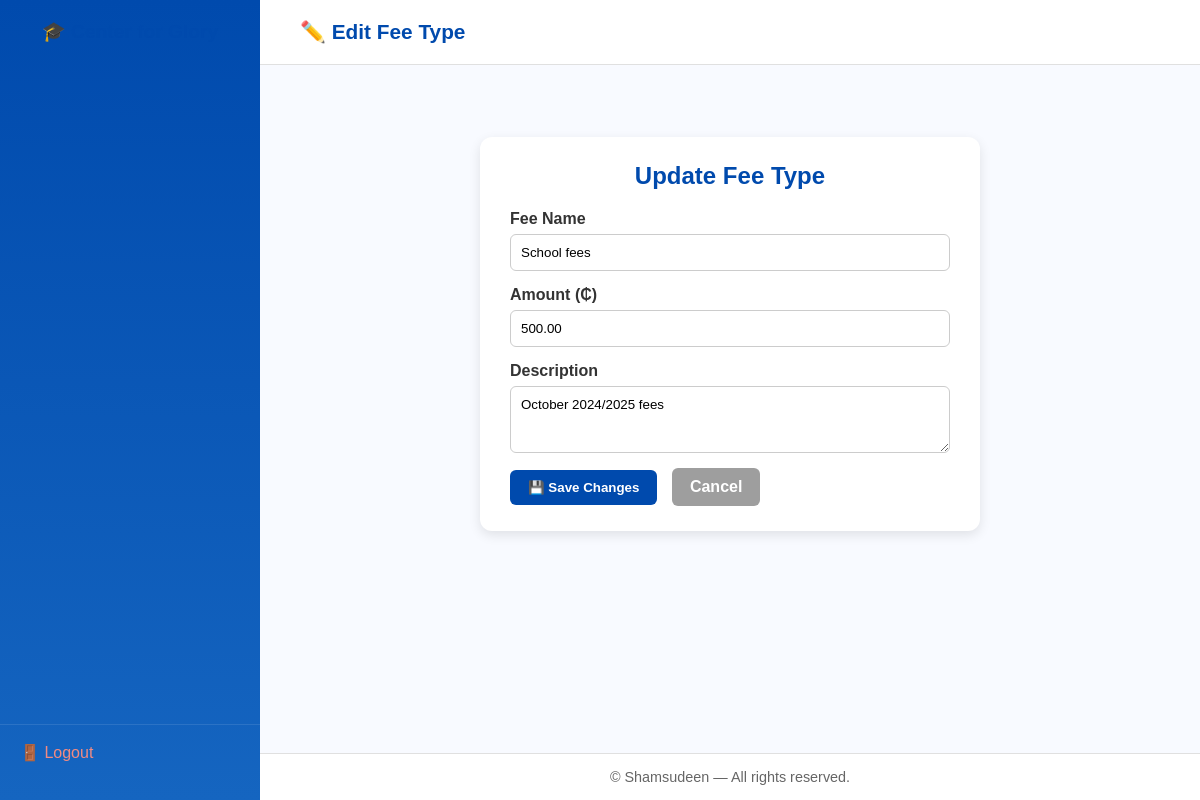
The page /finance/edit/6/ on the database its author committed.
### finance/models.py (models this page shows, shortened)
class FeeType(models.Model):
    name = models.CharField(max_length=100, unique=True)
    description = models.TextField(blank=True, null=True)
    amount = models.DecimalField(max_digits=10, decimal_places=2, validators=[MinValueValidator(0)])
    is_active = models.BooleanField(default=True)

### finance/views.py (the view)
# urls.py: path('edit/<int:pk>/', views.edit_fee_type, name='edit_fee_type'),
def edit_fee_type(request, pk):
    fee = get_object_or_404(FeeType, pk=pk)
    if request.method == "POST":
        form = FeeTypeForm(request.POST, instance=fee)
        if form.is_valid():
            form.save()
            messages.success(request, "Fee type updated successfully.")
            return redirect("fee_types")
    else:
        form = FeeTypeForm(instance=fee)
    return render(request, "finance/edit_fee_type.html", {"form": form, "fee": fee})

### finance/forms.py
class FeeTypeForm(forms.ModelForm):
    class Meta:
        model = FeeType
        fields = ["name", "description", "amount", "is_active"]
        widgets = {
            "name": forms.TextInput(attrs={"placeholder": "Enter fee name", "class": "form-control"}),
            "description": forms.Textarea(attrs={"rows": 3, "class": "form-control"}),
            "amount": forms.NumberInput(attrs={"class": "form-control"}),
            "is_active": forms.CheckboxInput(attrs={"class": "form-check-input"}),
        }

### templates/finance/edit_fee_type.html (shortened to what this page needs)
{% extends "accounts/base_dashboard.html" %}
{% block header %}✏️ Edit Fee Type{% endblock %}
{% block content %}
<div class="form-container">
  <h2>Update Fee Type</h2>
  <form method="POST" class="styled-form">
    <div class="form-group">
      <label for="id_name">Fee Name</label>
      {{ form.name }}
    </div>
    <div class="form-group">
      <label for="id_amount">Amount (₵)</label>
      {{ form.amount }}
    </div>
    <div class="form-group">
      <label for="id_description">Description</label>
      {{ form.description }}
    </div>
    <button type="submit" class="btn save">💾 Save Changes</button>
    <a href="{% url 'fee_types' %}" class="btn cancel">Cancel</a>
  </form>
</div>
{% endblock %}

### templates/finance/edit_fee_type.html (style rules this page uses)
.form-container { background: #fff; padding: 25px 30px; max-width: 500px; margin: 2rem auto; border-radius: 12px; box-shadow: 0 4px 12px rgba(0,0,0,0.1); }
h2 { color: #004aad; text-align: center; margin-bottom: 20px; }
.styled-form .form-group { margin-bottom: 15px; display: flex; flex-direction: column; }
.styled-form label { font-weight: 600; margin-bottom: 6px; color: #333; }
.styled-form input, .styled-form textarea, .styled-form select { padding: 10px; border: 1px solid #ccc; border-radius: 6px; outline: none; transition: 0.3s; }
.btn { padding: 10px 18px; border-radius: 6px; border: none; text-decoration: none; font-weight: 600; cursor: pointer; display: inline-block; color: #fff; }
.btn.save { background: #004aad; }
.btn.cancel { background: #9e9e9e; margin-left: 10px; }

### rows shown on the page
FeeType: name "School fees", amount "500.00", description "October 2024/2025 fees"
